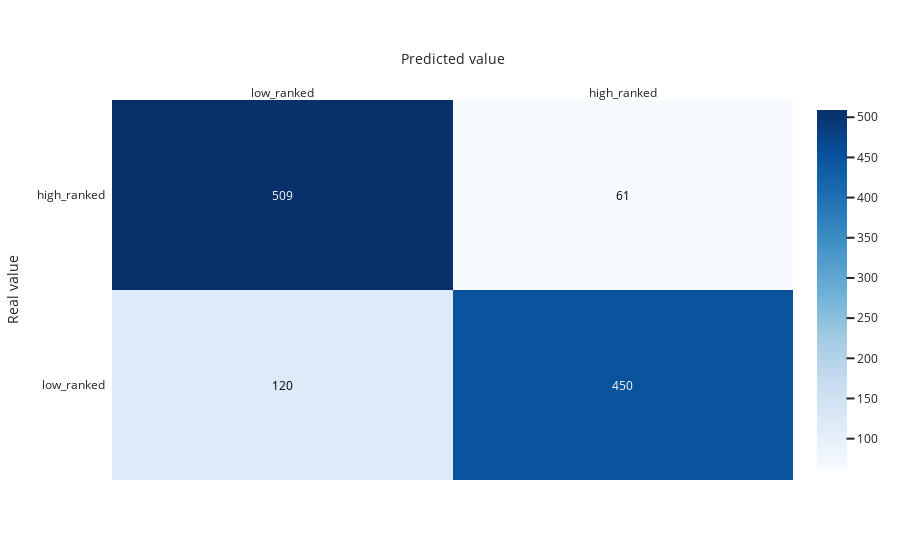

Notebook code cell kept with this figure:
### Markdown cell above
### AdaBoost

### Code cell
parameters = {'n_estimators': [10, 20, 50, 100], 'algorithm': ['SAMME', 'SAMME.R'], 'learning_rate': [0.05, 0.1, 0.2, 0.3, 0.5, 0.7, 1.0]}
best_model = classification.show_report("AdaBoost", AdaBoostClassifier(), parameters, validation_parameter='n_estimators', normalization=False)

### Figure 1 — Plotly figure (JSON) as saved in the notebook; plotly's stock layout.template omitted (floating-point values rounded to 4 significant figures)
{"data": [{"colorscale": [[0, "rgb(247,251,255)"], [0.125, "rgb(222,235,247)"], [0.25, "rgb(198,219,239)"], [0.375, "rgb(158,202,225)"], [0.5, "rgb(107,174,214)"], [0.625, "rgb(66,146,198)"], [0.75, "rgb(33,113,181)"], [0.875, "rgb(8,81,156)"], [1, "rgb(8,48,107)"]], "reversescale": false, "showscale": true, "type": "heatmap", "x": ["low_ranked", "high_ranked"], "y": ["low_ranked", "high_ranked"], "z": [[120, 450], [509, 61]]}], "layout": {"annotations": [{"font": {"color": "#000000"}, "showarrow": false, "text": "120", "x": "low_ranked", "xref": "x", "y": "low_ranked", "yref": "y"}, {"font": {"color": "#FFFFFF"}, "showarrow": false, "text": "450", "x": "high_ranked", "xref": "x", "y": "low_ranked", "yref": "y"}, {"font": {"color": "#FFFFFF"}, "showarrow": false, "text": "509", "x": "low_ranked", "xref": "x", "y": "high_ranked", "yref": "y"}, {"font": {"color": "#000000"}, "showarrow": false, "text": "61", "x": "high_ranked", "xref": "x", "y": "high_ranked", "yref": "y"}], "xaxis": {"dtick": 1, "gridcolor": "rgb(0, 0, 0)", "side": "top", "ticks": "", "title": {"text": "Predicted value"}}, "yaxis": {"dtick": 1, "ticks": "", "ticksuffix": "  ", "title": {"text": "Real value"}}}}
